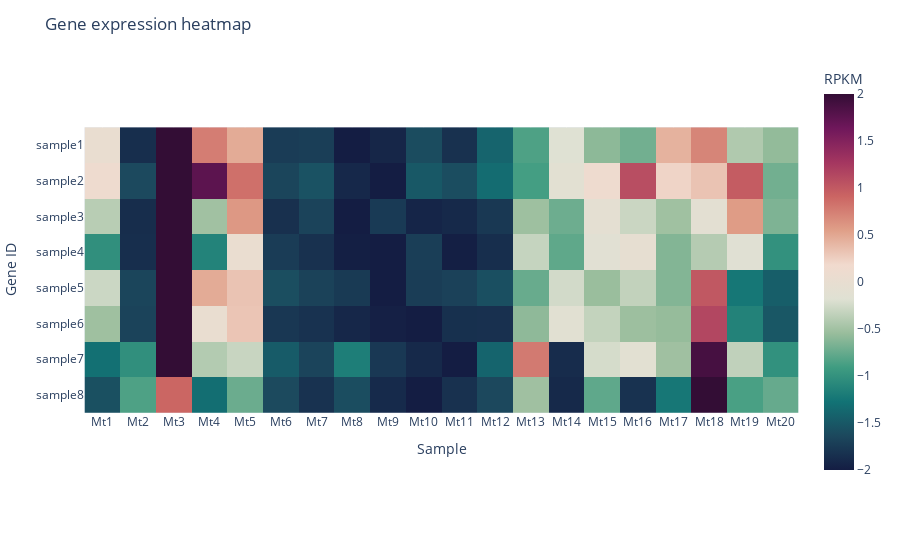

The code cell stored with this chart in its notebook:
### Code cell
import numpy as np
import pandas as pd
import plotly.express as px

# 加载数据
df_demo_RPKM = pd.read_csv("demo-RPKM.csv")
df_demo_RPKM2 = pd.read_csv("./Mt_exp_autohagy.csv")

def heatmap(df, corlor_scale, button):

    # df第一列改名为gene_id
    df = df.rename(columns={df.columns[0]: 'gene_id'})
    # 提取gene_id作为索引
    df = df.set_index('gene_id')

    if button == 'Z-score':
        # 将数据进行归一化，范围-2到2
        df_normalized = df.apply(lambda x: np.interp(x, (x.min(), x.max()), (-2, 2)))
    
    # 如果button==log2，那么进行log2变换
    elif button == 'log2':
        df_normalized = np.log(df+1)
    else:
        df_normalized = df

    # 将归一化后的DataFrame转置，使样本名称在x轴，基因id在y轴
    df_normalized = df_normalized.transpose()

    # 创建热图
    fig = px.imshow(df_normalized,
                    labels=dict(x="Sample", y="Gene ID", color="RPKM"),
                    x=df_normalized.columns,
                    y=df_normalized.index,
                    color_continuous_scale=corlor_scale
                   )

    # 定义鼠标悬浮数据显示方式
    fig.update_traces(hovertemplate='Gene: %{x}<br>Sample: %{y}<br>RPKM: %{z:.1f}')
    fig.update_layout(title='Gene expression heatmap')

    return fig

# 读取文件
df_demo_RPKM = pd.read_csv("demo-RPKM.csv")

# 调用函数
heatmap(df_demo_RPKM, 'curl', 'Z-score')

### Figure 1 — Plotly figure (JSON) as saved in the notebook; plotly's stock layout.template omitted (floating-point values rounded to 4 significant figures; data arrays with more than 128 entries replaced by an {"elided": "..."} marker saying what was removed)
{"data": [{"coloraxis": "coloraxis", "hovertemplate": "Gene: %{x}<br>Sample: %{y}<br>RPKM: %{z:.1f}", "name": "0", "type": "heatmap", "x": ["Mt1", "Mt2", "Mt3", "Mt4", "Mt5", "Mt6", "Mt7", "Mt8", "Mt9", "Mt10", "Mt11", "Mt12", "Mt13", "Mt14", "Mt15", "Mt16", "Mt17", "Mt18", "Mt19", "Mt20"], "xaxis": "x", "y": ["sample1", "sample2", "sample3", "sample4", "sample5", "sample6", "sample7", "sample8"], "yaxis": "y", "z": {"elided": "8x20 float values"}}], "layout": {"coloraxis": {"colorbar": {"title": {"text": "RPKM"}}, "colorscale": [[0, "rgb(20, 29, 67)"], [0.09091, "rgb(28, 72, 93)"], [0.1818, "rgb(18, 115, 117)"], [0.2727, "rgb(63, 156, 129)"], [0.3636, "rgb(153, 189, 156)"], [0.4545, "rgb(223, 225, 211)"], [0.5455, "rgb(241, 218, 206)"], [0.6364, "rgb(224, 160, 137)"], [0.7273, "rgb(203, 101, 99)"], [0.8182, "rgb(164, 54, 96)"], [0.9091, "rgb(111, 23, 91)"], [1, "rgb(51, 13, 53)"]]}, "margin": {"t": 60}, "title": {"text": "Gene expression heatmap"}, "xaxis": {"anchor": "y", "constrain": "domain", "domain": [0, 1], "scaleanchor": "y", "title": {"text": "Sample"}}, "yaxis": {"anchor": "x", "autorange": "reversed", "constrain": "domain", "domain": [0, 1], "title": {"text": "Gene ID"}}}}
